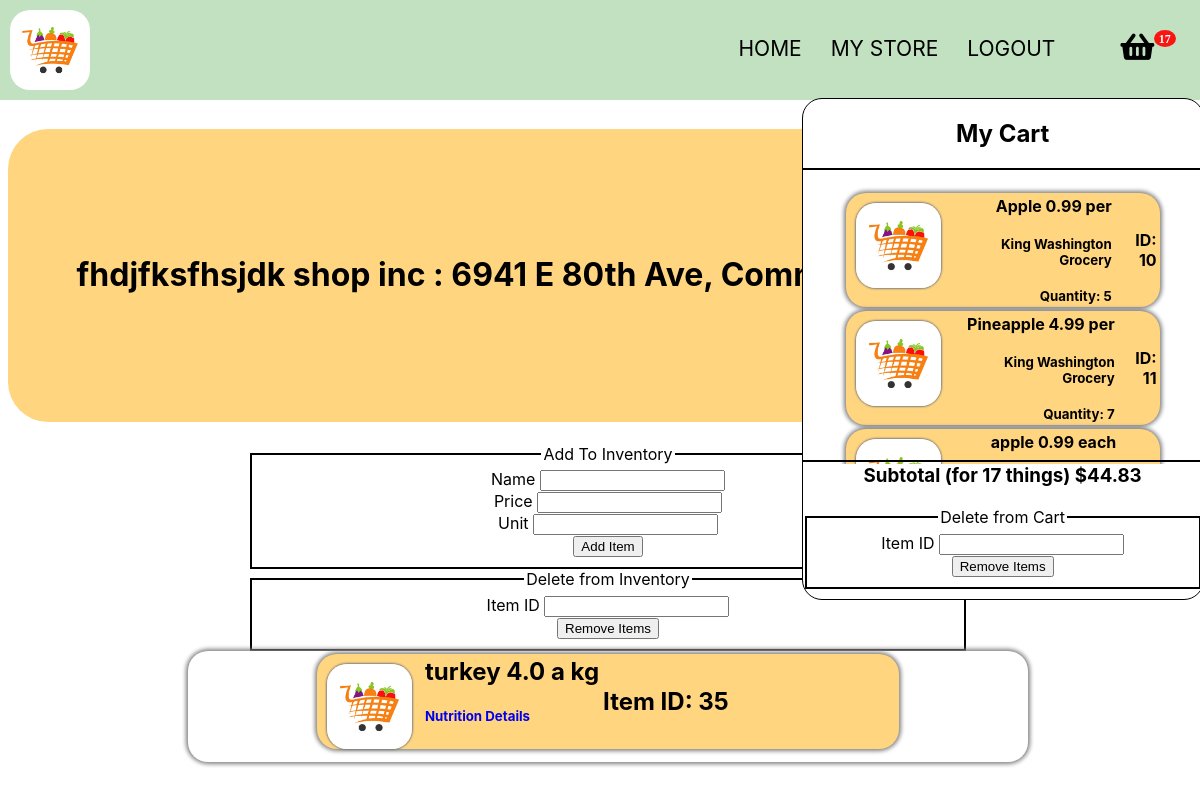
Page /mystore/johndoe (signed in) on the committed database.
### src/app.py (models this page shows)
class CartItems(db.Model):
    __tablename__ = 'cart'
    itemid = db.Column(db.Integer, primary_key = True)
    itemname = db.Column(db.String(20), nullable = False)
    quantity = db.Column(db.Integer, nullable = False)
    unit = db.Column(db.String(10), nullable = False)
    price = db.Column(db.Float, nullable = False)
    seller = db.Column(db.String(100), nullable = False)
    userid = db.Column(db.Integer, db.ForeignKey("user.id"))

class Store(db.Model):
    __tablename__ = 'store'
    storeid = db.Column(db.Integer, primary_key = True)
    storename = db.Column(db.String(50), nullable = True)
    storeaddress = db.Column(db.String(100), nullable = True)
    storelat = db.Column(db.Float, nullable = True)
    storelong = db.Column(db.Float, nullable = True)
    storeowner = db.Column(db.String(20), nullable = True)
    cart = db.relationship("Inventory")
    userid = db.Column(db.Integer, db.ForeignKey("user.id"))

class Inventory(db.Model):
    __tablename__ = 'inventory'
    inventoryid = db.Column(db.Integer, primary_key = True)
    itemname = db.Column(db.String(20), nullable = False)
    price = db.Column(db.Float, nullable = False)
    unit = db.Column(db.String(10), nullable = False)
    storeid = db.Column(db.Integer, db.ForeignKey("store.storeid"))

### src/app.py (the view, shortened to what this page needs)
@app.route('/mystore/<name>', methods=['GET', 'POST'])
def profile(name):
    deletefromcart = DeleteFromInventory()
    registerstore = StoreRegistration()
    additems = AddToInventory()
    deleteform = DeleteFromInventory()
    user = User.query.filter_by(id = current_user.id).first()
    userscart = CartItems.query.filter_by(userid = user.id).all()
    subtotal = 0
    itemamount = 0
    for thing in userscart:
        itemamount += thing.quantity
        subtotal += thing.price * thing.quantity
    if deleteform.validate_on_submit():
        item = Inventory.query.filter_by(inventoryid = deleteform.itemid.data).first()
        db.session.delete(item)
        db.session.commit()
        return redirect('/mystore/' + name)
    if deletefromcart.validate_on_submit():
        item = CartItems.query.filter_by(itemid = deletefromcart.itemid.data).first()
        db.session.delete(item)
        db.session.commit()
        return redirect('/mystore/' + name)
    if Store.query.filter_by(userid = current_user.id).first() != None:
        userstore = Store.query.filter_by(userid = current_user.id).first()
        userinv = Inventory.query.filter_by(storeid = Store.query.filter_by(storeid = userstore.storeid).first().storeid).all()
        return render_template('mystore.html', form = additems, cart = userscart, subtotal = subtotal, itemamount = itemamount, userinv = userinv, userstore = userstore, form1 = deleteform, deleteform = deletefromcart)
    else:
        return render_template('registerforshop.html', form = registerstore,  cart = userscart, subtotal = subtotal, itemamount = itemamount, deleteform = deletefromcart)

### src/forms.py
class DeleteFromInventory(FlaskForm):
    itemid = IntegerField("Item ID", validators=[DataRequired()])
    submit = SubmitField("Remove Items")

class StoreRegistration(FlaskForm):
    storename = StringField('Store Name', validators=[DataRequired()])
    storeaddress = StringField('Store Address', validators=[DataRequired()])
    submit = SubmitField("Register your Store")

### src/app.py (called while the page is built)
@login_manager.user_loader
def load_user(user_id):
    return User.query.get(int(user_id))

### templates/mystore.html (shortened to what this page needs)
<!DOCTYPE HTML>
<html>
	<head>
		<link href="https://use.fontawesome.com/releases/v5.0.1/css/all.css" rel="stylesheet">
	</head>
	<body class="is-preload">
		<br>
		<br>
		<br>
		<br>
		<br>
		<div class="container">
			<img class = 'logo' src="{{ url_for('static', filename = 'images/grocerylogo.jpeg') }}">
			<nav>
				<ul id = 'subpages'>
					<li><a href="/main">HOME</a></li>
					<li><a href="/mystore/{{current_user.name}}">MY STORE</a></li>
					<li id="logout"><a href="/logout">LOGOUT</a></li>
					<div id="container" style="display:inline-block; position: absolute; height: 100%;">
						<ul>
							<li id="li1"> <i class="fa badge fa-lg" style='font-size:30px'value={{itemamount}}>&#xf291; </i>
								<div class="popupMenu">
									<div class = "upperdiv">
										<h1 style="text-align: center; border-bottom: 2px solid black; padding-bottom: 20px;"> My Cart</h1>
										<table class = "carttable">
											{% for thing in cart %}
												<tr>
													<td>
														<div class = 'itemdiv'>
															<img src="{{ url_for('static', filename = 'images/grocerylogo.jpeg') }}" class="itemimage">
															<table class="carttdtable">
																<tr class="carttr">
																	<td class="carttd">
																	<h4 class = "iteminfo" style = "margin: 0px;"> {{thing.itemname}} {{thing.price}} {{thing.unit}}</h4> <br> <h5 class = "iteminfo" style = "margin: 0px;"> {{thing.seller}} </h5> <br> <h5 class = "iteminfo" style = "margin: 0px;"> Quantity: {{thing.quantity}} </h5> </td>
																	</td>
																	<td> <h4> ID: {{thing.itemid}}</h5></td>
																</tr>
															</table>
														</div>
											{% endfor %}
									</div>
									<div class="lowerdiv">
										<h3 class="lowerh3"> Subtotal (for {{itemamount}} things) ${{"%.2f"|format(subtotal)}} </h3>
                                        <br>
                                        <form method="post" action="" class="lowerform">
											<fieldset>
												<legend class = "cartlegend">Delete from Cart</legend>
												<div>
													{{ deleteform.itemid.label(class = "form-control-label") }}
													{{ deleteform.itemid(class = "form-control form-control-lg") }}
												</div>
												<div class = 'fieldbutton'>
													{{ deleteform.submit(class = "btn btn-outline-info") }}
												</div>
											</fieldset>
										</form>
									</div>
        <h1 class = 'title'> {{userstore.storename}} : {{userstore.storeaddress}} </h1>
        <div class = "addtocart">
            <form method="post" action="">
                <fieldset>
                    <legend class = "cartlegend">Add To Inventory</legend>
                    <div>
                        {{ form.itemname.label(class = "form-control-label") }}
                        {{ form.itemname(class = "form-control form-control-lg") }}
                    </div>
                    <div>
                        {{ form.price.label(class = "form-control-label") }}
                        {{ form.price(class = "form-control form-control-lg") }}
                    </div>
                    <div>
                        {{ form.unit.label(class = "form-control-label") }}
                        {{ form.unit(class = "form-control form-control-lg") }}
                    </div>
                    <div class = 'fieldbutton'>
                        {{ form.submit(class = "btn btn-outline-info") }}
                    </div>
                </fieldset>
            </form>
        </div>
        <div class = "addtocart">
            <form method="post" action="">
                <fieldset>
                    <legend class = "cartlegend">Delete from Inventory</legend>
                    <div>
                        {{ form1.itemid.label(class = "form-control-label") }}
                        {{ form1.itemid(class = "form-control form-control-lg") }}
                    </div>
                    <div class = 'fieldbutton'>
                        {{ form1.submit(class = "btn btn-outline-info") }}
                    </div>
                </fieldset>
            </form>
        </div>
        <div class = 'tablediv'>
            <table class = "inventorytable">
            {% for thing in userinv %}
                <tr>
                    <td>
                    <div class = 'itemdiv'>
                        <img src="{{ url_for('static', filename = 'images/grocerylogo.jpeg') }}" class="itemimage">
                        <table>
                            <tr>
                                <td> <h2 class = "iteminfo"> {{thing.itemname}} {{thing.price}} {{thing.unit}} <br> </h2> <h5> <a href="/nutritionaldetails/{{thing.itemname}}" target="_blank">Nutrition Details</a> </h5> </td>
                                <td>
                                    <h2>Item ID: {{thing.inventoryid}} </h2>
                                </td>
                            </tr>
                        </table>
                    </div>
                    </td>
                </tr>
            {% endfor %}
            </table>
        </div>
	</body>
</html>

### templates/mystore.html (style rules this page uses)
.lowerform { margin-top: 0px; margin-bottom: 10px; }
.lowerh3 { margin-top: 2px; margin-bottom: 0px; }
.upperdiv { height: 73%; overflow: scroll; }
.addtocart { width: 60%; margin: 0 auto; }
.lowerdiv { border-top: 2px solid black; position: absolute; bottom: 0px; text-align: center; width: 100%; }
.carttable { margin: 0 auto; width: 80%; }
.itemimage { height: 90px; width: 90px; float: left; border-radius: 20px; margin-right: 10px; }
#logout { margin-right: 10vh; }
#container { right: -80px; top: 16px; margin-right: 5vh; }
.popupMenu { width: 400px; height: 500px; border: 1px solid black; position: absolute; top: 62px; right: -20px; background-color: white; border-radius: 20px; overflow: scroll; }
ul li { position: relative }
.badge:after { content:attr(value); font-size:12px; color: #fff; background: red; border-radius:50%; padding: 2px 5px; position:relative; left:-8px; top:-15px; opacity:0.9; }
.tablediv { width: 70%; margin:0 auto; background-color: white; border-radius: 20px; box-shadow: 0 0 4px 2px gray; }
.cartlegend { text-align: center; }
.fieldbutton { text-align: center; }
.title { padding: 50px; background-color: green; height: 20vh; line-height: 20vh; text-align: center; background-color: rgb(255, 213, 128); border-radius: 40px; }
.itemimage { float: left; height: 85px; width: auto; margin: 10px; border-radius: 20px; box-shadow: 0 0 2px 1px gray; }
.iteminfo { margin:0 auto; }
.itemdiv { background-color: rgb(255, 213, 128); border-radius: 20px; box-shadow: 0 0 4px 2px gray; }
.inventorytable { width: 70%; margin:0 auto; height: 100%; }
td { margin-bottom: 50px; }
fieldset { border: 2px solid black; text-align: center; }
html { height: 100%; width: 100%; }
body { height: 100%; width: 100%; font-family: Eina, -apple-system, BlinkMacSystemFont, "Segoe UI", Roboto, Helvetica, Arial, sans-serif; }
a { text-decoration: none; }
.logo { float: left; height: 80px; width: auto; margin: 10px; border-radius: 20px; }
body { height: 100%; width: 100%; }
nav ul { float: right; list-style: none; text-align: right; padding-top: 20px; margin-left: 0px; margin-right: 5vh; }
.container { background-color:rgb(193, 225, 193); position: fixed; width: 100%; top: 0px; left: 0px; }
.container::after { content: ''; display: table; clear: both; }
nav li { float: left; margin-left: 3vh; }
nav a { text-decoration: none; color: black; font-size: 21px; }

### rows in the picture
CartItems: itemname "Apple", price "0.99", unit "per", seller "King Washington Grocery", quantity "5", itemid "10"
CartItems: itemname "Pineapple", price "4.99", unit "per", seller "King Washington Grocery", quantity "7", itemid "11"
CartItems: itemname "apple", price "0.99", unit "each"
Store: storename "fhdjfksfhsjdk shop inc", storeaddress "6941 E 80th Ave, Commerce City, CO 80022"
Inventory: itemname "turkey", price "4.0", unit "a kg", inventoryid "35"

### other values in the picture
{{ itemamount }} "17"
{{ "%.2f"|format(subtotal) }} "44.83"
{{ deleteform.itemid.label(class = "form-control-label") }} "Item ID"
